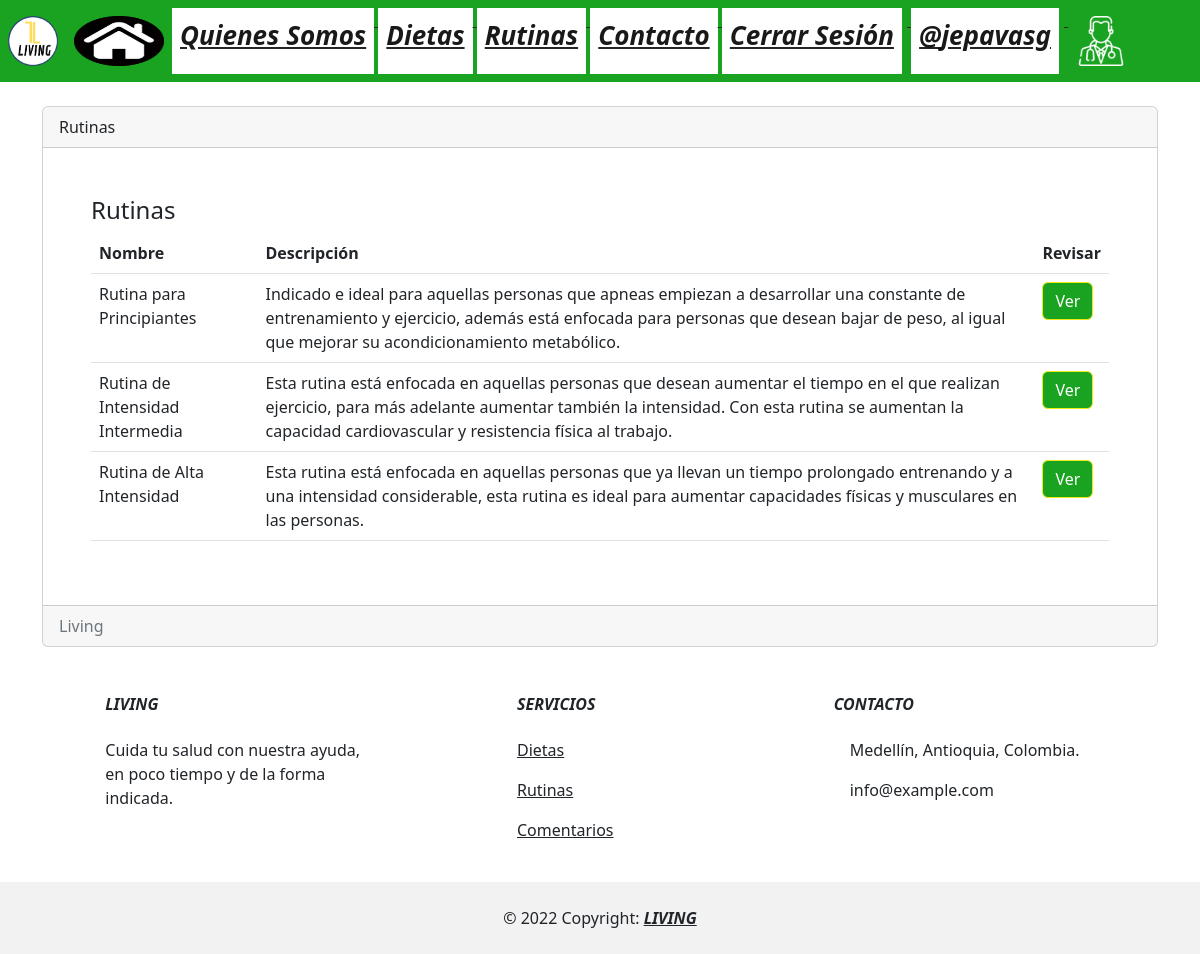
The page /rutinas (signed in) on the database its author committed.
### movie/models.py (models this page shows, shortened)
class Rutina(models.Model):
    Id_rutina = models.IntegerField(primary_key=True)
    nombre_rutina = models.CharField(max_length= 40)
    desc_rutina = models.CharField(max_length= 400)
    previo = models.CharField(max_length= 750, blank=True) #puede quitarse en un futuro porque es igual para todos
    info_rutina1 = models.CharField(max_length= 750, null = True)
    info_rutina2 = models.CharField(max_length= 750, blank=True)
    info_rutina3 = models.CharField(max_length= 750, blank=True)
    dificultad = models.SmallIntegerField(null=True)
    d_rutina = models.CharField(max_length= 3, blank = True) #este campo solo existe para poder acceder a cada rutina desde el catalogo

### movie/views.py (the view)
# urls.py: path('rutinas', views.rutinas, name='rutinas'),
def rutinas(request):
    rutinas = Rutina.objects.all()
    return render(request, 'rutinas.html', {'rutinas': rutinas})#, {'data': data})

### movie/templates/rutinas.html (shortened to what this page needs)
{% extends "base.html" %}
{% block style %}
style="
      font-style: italic ;
      font-weight: bolder;
      text-decoration: underline;
      background-color: rgb(26, 163, 33) ;
      "
{% endblock %}
{% block contenido %}
<div class="card">
    <div class="card-header">
        Rutinas
    </div>
    <div class="card-body p-5">
        <h4 class="card-title">Rutinas</h4>
        <div class="table-responsive">
            <table class="table">
                <thead>
                    <tr>
                        <th scope="col">Nombre</th>
                        <th scope="col">Descripción</th>
                        <th scope="col">Revisar</th>
                    </tr>
                </thead>
                <tbody>
                    {% for rutina in rutinas %}
                    <tr>
                        <td>{{ rutina.nombre_rutina }}</td>
                        <td>{{ rutina.desc_rutina }}</td>
                        <td><a class="btn btn-success" style="
                            background-color: rgb(26, 163, 33); border-color: rgb(236, 236, 16);" href="rutinas/{{ rutina.d_rutina }}" role="button">Ver</a></td>
                    </tr>
                    {% endfor %}
                </tbody>
            </table>
        </div>
    </div>
    <div class="card-footer text-muted">
        Living
    </div>
</div>
{% endblock %}

### movie/templates/base.html (shortened to what this page needs)
{% load static %}
<!doctype html>
<html lang="en">
<head>
  <link rel="stylesheet" href="https://cdn.jsdelivr.net/npm/bootstrap@5.2.0/dist/css/bootstrap.min.css"
>
</head>
<body>
    <nav class="navbar navbar-expand"
      {% block style %} {% endblock %}
      >
        <div class="nav navbar-nav">
            <a class="nav-item nav-link active" href="{% url 'home' %}">
            <img src='{% static "img/liv.png" %}' alt="LIVING" width="50px" height="50px">
            </a>
            <a class="nav-item nav-link active" href="{% url 'home' %}">
              <img src='{% static "img/icon1.png" %}' alt="HOME" width="90px" height="50px">
            </a>
            <a class="nav-item nav-link active" style="
            background-color: white; font-size: 26px;" href="{% url 'about' %}">Quienes Somos</a>&nbsp;
            <a class="nav-item nav-link active" style="
            background-color: white; font-size: 26px;" href="{% url 'dietas' %}">Dietas</a>&nbsp;
            <a class="nav-item nav-link active" style="
            background-color: white; font-size: 26px;" href="{% url 'rutinas' %}">Rutinas</a>&nbsp;
            <a class="nav-item nav-link active" style="
            background-color: white; font-size: 26px;" href="{% url 'contacto' %}">Contacto</a>&nbsp;
            {% if user.is_authenticated %}
            <a class="nav-item nav-link active" style="
            background-color: white; font-size: 26px; margin-right: 5px;" href="{% url 'logout' %}">Cerrar Sesión</a>&nbsp;
            <a class="nav-item nav-link active" style="
            background-color: white; font-size: 26px; margin-right: 5px;"
            href="#">@{{ user.username }}</a>&nbsp;
            <a class="nav-item nav-link active" href="#">
              <img src='{% static "img/perfil.png" %}' alt="Profile" width="50px" height="50px">
              </a>
            {% endif %}
        </div>
    </nav>
  <div class="container">
    <div class="row">
        <div class="col-12">
          <br>
          {% block contenido %}  {% endblock %}
        </div>
    </div>
  </div>
  <section class="">
    <div class="container text-center text-md-start mt-5">
      <div class="row mt-3">
        <div class="col-md-3 col-lg-4 col-xl-3 mx-auto mb-4">
          <h6 class="text-uppercase fw-bold mb-4">
            <i class="fas fa-gem me-3">Living</i>
          </h6>
          <p>
            Cuida tu salud con nuestra ayuda, en poco tiempo y de la forma indicada.
          </p>
        </div>
        <div class="col-md-2 col-lg-2 col-xl-2 mx-auto mb-4">
          <h6 class="text-uppercase fw-bold mb-4">
            <i class="fas fa-gem me-3">Servicios</i>
          </h6>
          <p>
            <a href="{% url 'dietas' %}" class="text-reset">Dietas</a>
          </p>
          <p>
            <a href="{% url 'rutinas' %}" class="text-reset">Rutinas</a>
          </p>
          <p>
            <a href="{% url 'contacto' %}" class="text-reset">Comentarios</a>
          </p>
        </div>
        <div class="col-md-4 col-lg-3 col-xl-3 mx-auto mb-md-0 mb-4">
          <h6 class="text-uppercase fw-bold mb-4">
            <i class="fas fa-gem me-3">Contacto</i>
          </h6>
          <p> Medellín, Antioquia, Colombia.</p>
          <p>
            info@example.com
          </p>
        </div>
      </div>
    </div>
  </section>
  <div class="text-center p-4" style="background-color: rgba(0, 0, 0, 0.05); margin-bottom: 0px;">
    © 2022 Copyright:
    <a class="text-reset fw-bold" href="" style="font-style: italic;">LIVING</a>
  </div>
</body>
</html>

### rows shown on the page
Rutina: nombre_rutina "Rutina para Principiantes", desc_rutina "Indicado e ideal para aquellas personas que apneas empiezan a desarrollar una constante de entrenamiento y ejercicio, además está enfocada para personas que desean bajar de peso, al igual que mejorar su acondicionamiento metabólico."
Rutina: nombre_rutina "Rutina de Intensidad Intermedia", desc_rutina "Esta rutina está enfocada en aquellas personas que desean aumentar el tiempo en el que realizan ejercicio, para más adelante aumentar también la intensidad. Con esta rutina se aumentan la capacidad cardiovascular y resistencia física al trabajo."
Rutina: nombre_rutina "Rutina de Alta Intensidad", desc_rutina "Esta rutina está enfocada en aquellas personas que ya llevan un tiempo prolongado entrenando y a una intensidad considerable, esta rutina es ideal para aumentar capacidades físicas y musculares en las personas."

### other values the page prints
{{ user.username }} "jepavasg"
